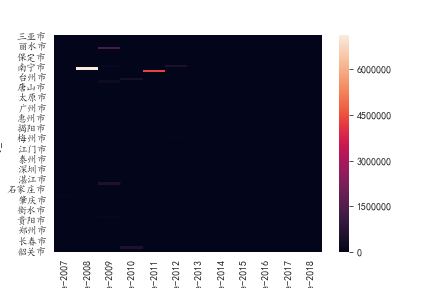

Python code for this plot:
import pandas as pd
import matplotlib.pyplot as plt
%matplotlib inline
import seaborn as sns
sns.set_style("darkgrid",{"font.sans-serif":['KaiTi', 'Arial']})

#导入数据
df = pd.read_excel('answer1.xlsx')
df.head()

#插入2007-2018缺失年份，向前填充
df['city_name'].fillna(method="ffill", inplace=True)
import numpy as np
city = df["city_name"].values 
for i in city:
    year = list(df[df["city_name"] == i]["year"].values)
    count = len(year)
    tmp = set()

    if year[0]>2007 or year[-1]<2019:
        for k in range(12):
            year[0]=2007
            year_i = year[0] + k
            tmp.add(year_i)
        cont = tmp - set(year)
        if len(cont) != 0:
            for j in cont:
                d = {"city_name": i, "year": j, "unit_price": np.nan}
                df = df.append(d, ignore_index=True)
df = df.sort_values(by=["city_name", "year"])
df["unit_price"].fillna(method="ffill", inplace=True)



#提取2007-2018年数据，整理数据框为合适格式
df=df[(df.year==2007)|(df.year==2008)|(df.year==2009)|(df.year==2010)|(df.year==2011)|(df.year==2012)|(df.year==2013)|(df.year==2014)|(df.year==2015)|(df.year==2016)|(df.year==2017)|(df.year==2018)]
df2 = df.groupby(['city_name','year']).sum()
g = df2.unstack('year',fill_value=0)

#画图，保存
fig=sns.heatmap(g);
fig.get_figure().savefig('T5.png')
